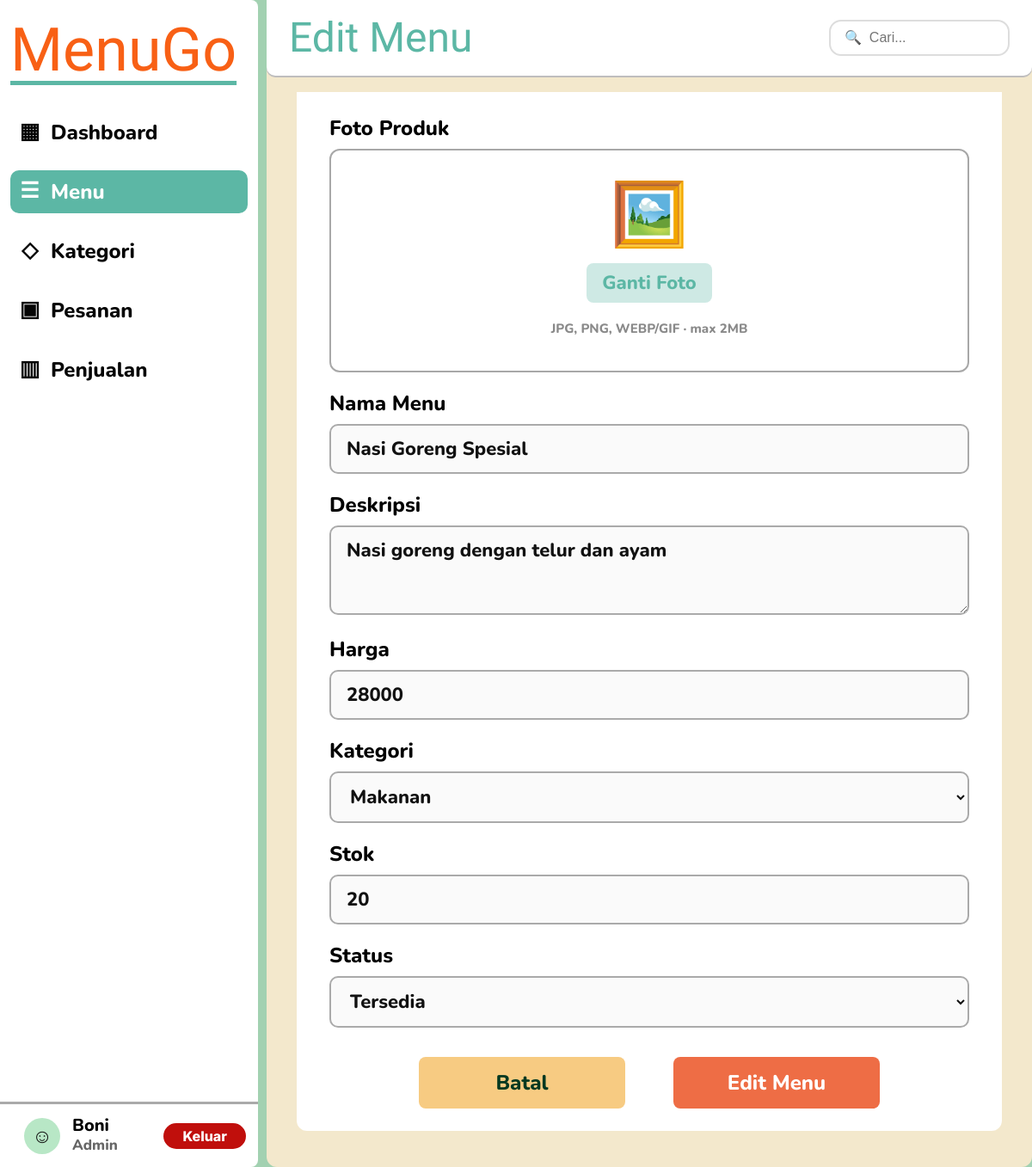
Page /edit_menu.php?id=1 (signed in) on the committed database.
### tables this page shows
CREATE TABLE menu (
  id_menu INT AUTO_INCREMENT PRIMARY KEY,
  id_kategori INT NOT NULL,
  nama_menu VARCHAR(150) NOT NULL,
  deskripsi TEXT,
  harga INT NOT NULL,
  stok INT NOT NULL DEFAULT 0,
  foto VARCHAR(255) DEFAULT NULL,
  status ENUM('Tersedia','Habis') DEFAULT 'Tersedia',
  FOREIGN KEY (id_kategori) REFERENCES kategori(id_kategori) ON DELETE RESTRICT ON UPDATE CASCADE
);

### edit_menu.php (the view, shortened to what this page needs)
<?php
require 'config.php';
require 'layout.php';
$id = (int)($_GET['id'] ?? 0);
$r = mysqli_query($conn, "SELECT * FROM menu WHERE id_menu=$id");
$m = mysqli_fetch_assoc($r);
$fotoLama = trim($m['foto'] ?? '');
?>
<form class="formbox" method="post" enctype="multipart/form-data">
  <div class="formgroup">
    <label>Foto Produk</label>
    <label class="photo-box upload-box" for="foto">
      <?php if ($fotoLama) { ?>
        <img class="photo-preview" src="<?= htmlspecialchars($fotoLama) ?>" alt="Foto menu">
        <span class="btn btn-green btn-small">Ganti Foto</span>
        <small>JPG, PNG, WEBP/GIF · max 2MB</small>
      <?php } else { ?>
        <span class="upload-icon">🖼️</span>
        <span class="btn btn-green btn-small">Ganti Foto</span>
        <small>JPG, PNG, WEBP/GIF · max 2MB</small>
      <?php } ?>
    </label>
  </div>
  <div class="formgroup">
    <label>Nama Menu</label>
    <input
      class="input"
      name="nama_menu"
      value="<?= htmlspecialchars($m['nama_menu']) ?>"
      required
    >
  </div>
  <div class="formgroup">
    <label>Deskripsi</label>
    <textarea name="deskripsi"><?= htmlspecialchars($m['deskripsi']) ?></textarea>
  </div>
  <div class="formgroup">
    <label>Harga</label>
    <input
      class="input"
      name="harga"
      type="number"
      value="<?= $m['harga'] ?>"
      required
    >
  </div>
  <div class="formgroup">
    <label>Kategori</label>
    <select name="id_kategori">
      <?php
      $k = mysqli_query($conn, "SELECT * FROM kategori");
      while ($row = mysqli_fetch_assoc($k)) {
        $sel = $row['id_kategori'] == $m['id_kategori'] ? 'selected' : '';
        echo "<option $sel value='{$row['id_kategori']}'>{$row['nama_kategori']}</option>";
      }
      ?>
    </select>
  </div>
  <div class="formgroup">
    <label>Stok</label>
    <input
      class="input"
      name="stok"
      type="number"
      value="<?= $m['stok'] ?>"
      required
    >
  </div>
  <div class="formgroup">
    <label>Status</label>
    <select name="status">
      <option <?= $m['status'] == 'Tersedia' ? 'selected' : '' ?>>
        Tersedia
      </option>
    </select>
  </div>
  <div class="actions">
    <a class="btn" href="menu.php">Batal</a>
    <button class="btn btn-primary" type="submit">Edit Menu</button>
  </div>
</form>

### layout.php (style rules this page uses)
:root { --bg:#A2D1B1;--cream:#F3E8CC;--brand:#F86015;--mint:#5CB7A5;--green:#023820;--darkgreen:#19532B;--red:#EE3F24;--orange:#EEAB43;--blue:#3778EB;--text:#0e0e0e;--muted:#8A8A8A; }
* { box-sizing:border-box;margin:0;padding:0 }
body { font-family:Inter,Arial,sans-serif;background:var(--bg);color:var(--green);min-height:100vh;overflow-x:hidden }
.btn { display:inline-block;border:0;border-radius:8px;padding:9px 16px;text-decoration:none;color:var(--green);background:#F7CB82;font-family:Nunito,Inter,sans-serif;font-weight:800;cursor:pointer }
.btn-primary { background:#EE6D45;color:#fff }
.btn-green { background:rgba(92,183,165,.35);color:#5CB7A5 }
.btn-small { padding:6px 12px;font-size:13px }
.formbox { background:#fff;border-radius:0 0 12px 12px;padding:26px 38px;max-width:820px;margin:0 auto }
.formgroup { margin-bottom:20px }
.formgroup label { display:block;font-family:Nunito,Inter,sans-serif;font-size:24px;font-weight:800;color:#000;margin-bottom:8px }
.input,select,textarea { width:100%;border:2px solid #aaa;border-radius:10px;padding:12px 18px;font-size:22px;font-family:Nunito,Inter,sans-serif;font-weight:800;background:#fafafa;color:#111 }
textarea { height:104px;resize:vertical }
.actions { display:flex;gap:56px;justify-content:center;margin-top:34px }
.actions .btn { font-size:24px;min-width:240px;text-align:center;padding:14px 22px }
.photo-box { border:2px solid #aaa;border-radius:12px;height:236px;display:flex;align-items:center;justify-content:center;flex-direction:column;color:#5ebba8;font-weight:800;font-size:68px;background:#fafafa;overflow:hidden }
.photo-box .btn { font-size:20px;margin-top:8px }
.upload-box { cursor:pointer }
.upload-box small { font-size:14px;color:#888;margin-top:8px;font-family:Nunito,Inter,sans-serif }
.upload-icon { line-height:1 }

### edit_menu.php (style rules this page uses)
.photo-box.upload-box { width: 100%; height: 260px; border: 2px solid #A8A8A8; border-radius: 12px; background: #fff; cursor: pointer; display: flex; flex-direction: column; align-items: center; justify-content: center; gap: 12px; text-align: center; overflow: hidden; }
.upload-icon { font-size: 72px; line-height: 1; color: #5CB7A5; }
.photo-box .btn-green { background: rgba(92, 183, 165, 0.30); color: #5CB7A5; border-radius: 8px; padding: 8px 18px; font-size: 22px; font-weight: 800; }
.photo-box small { display: block; font-size: 15px; font-weight: 800; color: #8A8A8A; }

### rows in the picture
menu: nama_menu "Nasi Goreng Spesial", deskripsi "Nasi goreng dengan telur dan ayam", harga "28000", stok "20", status "Tersedia"

### other values in the picture
$it[3] "▦"
$it[2] "Dashboard"
$it[3] "☰"
$it[2] "Menu"
$it[3] "◇"
$it[2] "Kategori"
$it[3] "▣"
$it[2] "Pesanan"
$it[3] "▥"
$it[2] "Penjualan"
$nama "Boni"
$title "Edit Menu"
form field id_kategori "Makanan"
